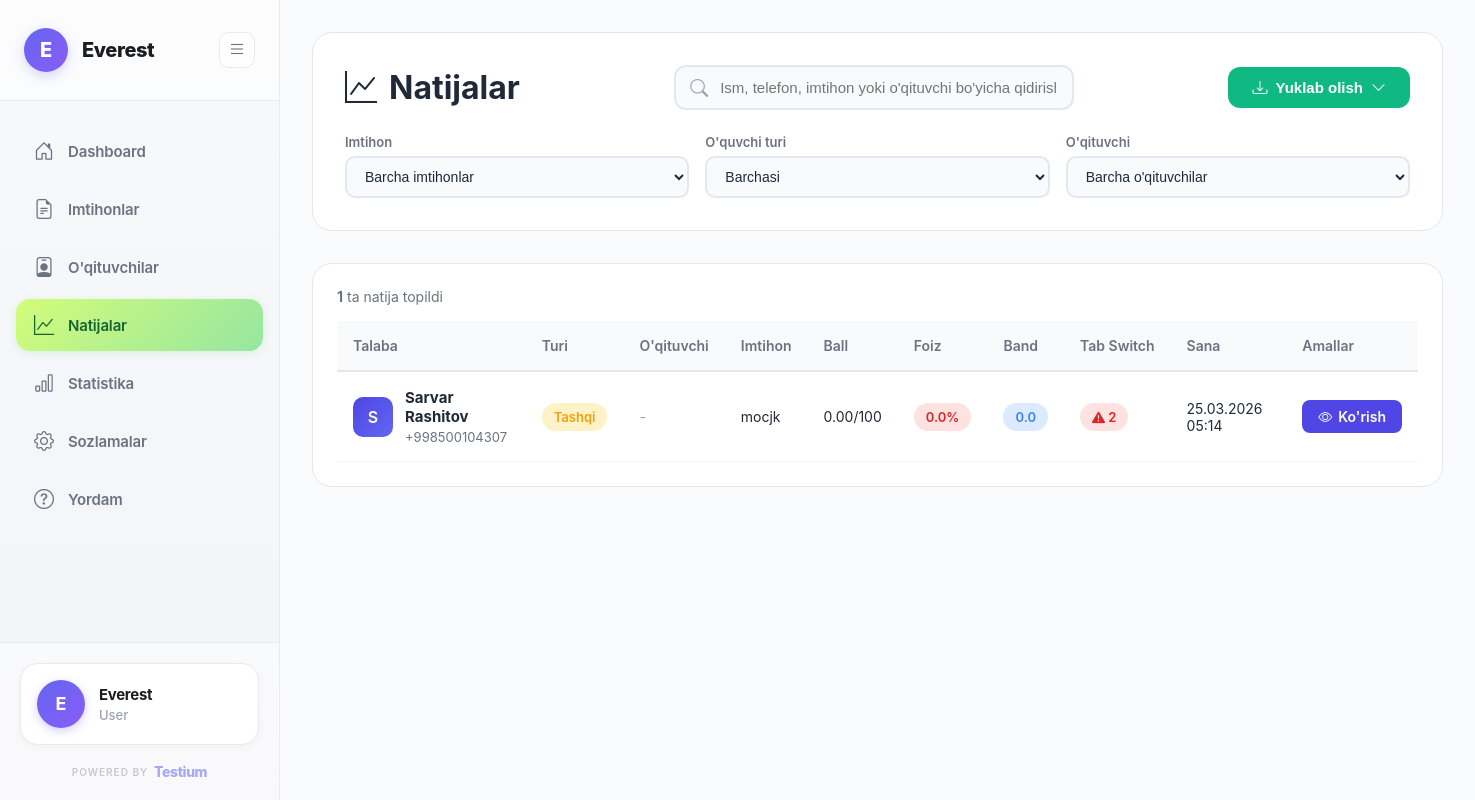
/results/ (signed in), run on an earlier commit of the app's database.
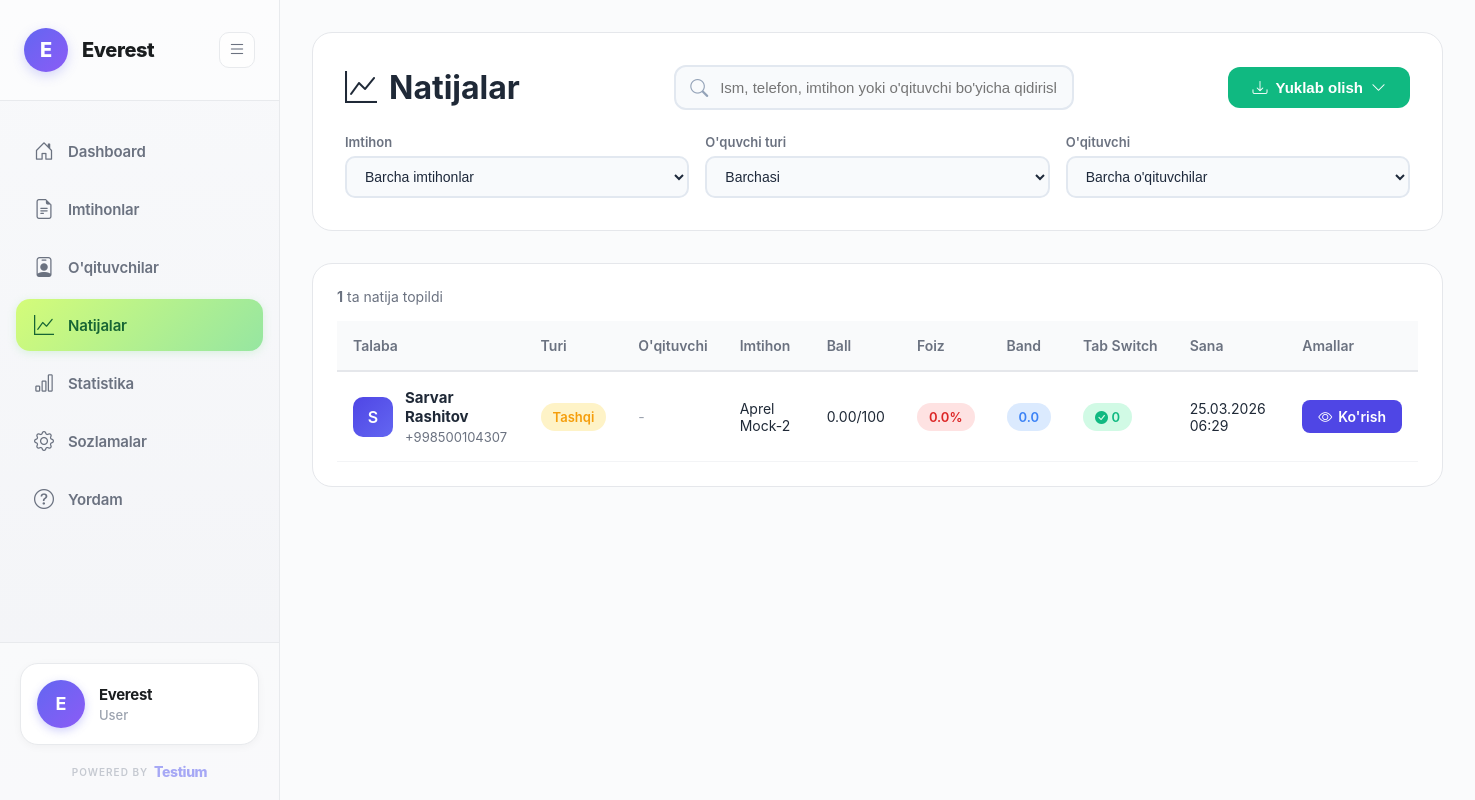
And on a later commit of the database.
### organizations/models.py (models this page shows, shortened)
class Organization(AbstractUser):
    full_name = models.CharField(max_length=255, default='User')
    organization_name = models.CharField(max_length=255)
    email = models.EmailField(unique=True)
    phone = models.CharField(max_length=20, unique=True)
    created_at = models.DateTimeField(auto_now_add=True)
    updated_at = models.DateTimeField(auto_now=True)
    USERNAME_FIELD = 'email'
    REQUIRED_FIELDS = ['username', 'full_name', 'organization_name']
    class Meta:
        db_table = 'organizations'
        verbose_name = 'Organization'
        verbose_name_plural = 'Organizations'

### results/models.py (models this page shows, shortened)
class Result(models.Model):
    student = models.ForeignKey(Student, on_delete=models.CASCADE, related_name='results')
    exam = models.ForeignKey(Exam, on_delete=models.CASCADE, related_name='results')
    exam_link = models.ForeignKey(ExamLink, on_delete=models.SET_NULL, null=True, related_name='results')
    score = models.DecimalField(max_digits=5, decimal_places=2)
    total_points = models.IntegerField()
    percentage = models.DecimalField(max_digits=5, decimal_places=2)
    answers = models.JSONField(default=dict, help_text='JSON format: {"question_id": "answer"}')
    time_taken = models.IntegerField(help_text='Time taken in seconds', null=True, blank=True)
    started_at = models.DateTimeField()
    completed_at = models.DateTimeField(auto_now_add=True)
    tab_switches = models.IntegerField(default=0, help_text='Number of times student switched tabs')
    class Meta:
        db_table = 'results'
        ordering = ['-completed_at']
        indexes = [
            models.Index(fields=['exam', '-completed_at']),
            models.Index(fields=['student', '-completed_at']),
        ]
    @property
    def band_score(self):
        if self.percentage >= 90:
            return 9.0
        elif self.percentage >= 80:
            return 8.0
        elif self.percentage >= 70:
            return 7.0
        elif self.percentage >= 60:
            return 6.0
        elif self.percentage >= 50:
            return 5.0
        elif self.percentage >= 40:
            return 4.0
        elif self.percentage >= 30:
            return 3.0
        elif self.percentage >= 20:
            return 2.0
        elif self.percentage >= 10:
            return 1.0
        return 0.0

### students/models.py (models this page shows, shortened)
class Student(models.Model):
    STUDENT_TYPE_CHOICES = [
        ('institution', 'Muassasa o\'quvchisi'),
        ('external', 'Tashqi o\'quvchi'),
    ]
    first_name = models.CharField(max_length=100)
    last_name = models.CharField(max_length=100)
    phone = models.CharField(max_length=20)
    telegram_username = models.CharField(max_length=100, blank=True)
    email = models.EmailField(blank=True)
    student_type = models.CharField(max_length=20, choices=STUDENT_TYPE_CHOICES, default='external')
    teacher = models.ForeignKey('organizations.Teacher', on_delete=models.SET_NULL, null=True, blank=True, related_name='students', verbose_name="O'qituvchi")
    created_at = models.DateTimeField(auto_now_add=True)
    class Meta:
        db_table = 'students'
        ordering = ['-created_at']
    @property
    def full_name(self):
        return f"{self.first_name} {self.last_name}"

### exams/models.py (models this page shows, shortened)
class Exam(models.Model):
    organization = models.ForeignKey(settings.AUTH_USER_MODEL, on_delete=models.CASCADE, related_name='exams')
    title = models.CharField(max_length=255)
    description = models.TextField(blank=True)
    duration = models.IntegerField(help_text='Duration in minutes')
    is_active = models.BooleanField(default=True)
    created_at = models.DateTimeField(auto_now_add=True)
    updated_at = models.DateTimeField(auto_now=True)
    class Meta:
        db_table = 'exams'
        ordering = ['-created_at']

### results/views_mvt.py (the view, shortened to what this page needs)
@login_required
def results_list_view(request):
    from django.core.paginator import Paginator
    from django.db.models import Q
    results = Result.objects.filter(exam__organization=request.user).select_related('student', 'exam', 'student__teacher')
    search_query = request.GET.get('search', '').strip()
    exam_id = request.GET.get('exam_id')
    if exam_id:
        results = results.filter(exam_id=exam_id)
    student_type = request.GET.get('student_type')
    if student_type:
        results = results.filter(student__student_type=student_type)
    teacher_id = request.GET.get('teacher_id')
    if teacher_id:
        results = results.filter(student__teacher_id=teacher_id)
    results = results.order_by('-completed_at')
    paginator = Paginator(results, 10)  # 10 results per page
    page_number = request.GET.get('page', 1)
    page_obj = paginator.get_page(page_number)
    from exams.models import Exam
    from organizations.models import Teacher
    exams = Exam.objects.filter(organization=request.user)
    teachers = Teacher.objects.filter(organization=request.user, is_active=True)
    context = {
        'results': page_obj,
        'page_obj': page_obj,
        'exams': exams,
        'teachers': teachers,
        'selected_exam_id': exam_id,
        'selected_student_type': student_type,
        'selected_teacher_id': teacher_id,
        'search_query': search_query,
        'total_results': paginator.count
    }
    return render(request, 'results/results_list.html', context)

### templates/results/results_list.html (shortened to what this page needs)
{% extends 'base.html' %}
{% block content %}
<div class="page-container">
    <div class="page-header">
        <div class="header-top">
            <h1 class="page-title">
                <i class="bi bi-graph-up"></i>
                Natijalar
            </h1>
            <div class="search-box">
                <input type="text"
                       class="search-input"
                       placeholder="Ism, telefon, imtihon yoki o'qituvchi bo'yicha qidirish..."
                       value="{{ search_query }}"
                       id="searchInput"
                       oninput="debounceSearch()">
            </div>
            <div class="export-dropdown" id="exportDropdown">
                <button class="btn-export" onclick="toggleExportMenu(event)">
                    <i class="bi bi-download"></i>
                    Yuklab olish
                    <i class="bi bi-chevron-down"></i>
                </button>
            </div>
        </div>
        <form method="get" id="filterForm">
            <div class="filters-row">
                <div class="filter-group">
                    <label class="filter-label">Imtihon</label>
                    <select name="exam_id" class="filter-select" onchange="document.getElementById('filterForm').submit()">
                        <option value="">Barcha imtihonlar</option>
                    </select>
                </div>
                <div class="filter-group">
                    <label class="filter-label">O'quvchi turi</label>
                    <select name="student_type" class="filter-select" onchange="document.getElementById('filterForm').submit()">
                        <option value="">Barchasi</option>
                    </select>
                </div>
                <div class="filter-group">
                    <label class="filter-label">O'qituvchi</label>
                    <select name="teacher_id" class="filter-select" onchange="document.getElementById('filterForm').submit()">
                        <option value="">Barcha o'qituvchilar</option>
                    </select>
                </div>
            </div>
        </form>
    </div>
    <div class="results-card">
        {% if results %}
        <div class="results-count">
            <strong>{{ total_results }}</strong> ta natija topildi
        </div>
        <div class="table-container">
            <table class="results-table">
                <thead>
                    <tr>
                        <th>Talaba</th>
                        <th>Turi</th>
                        <th>O'qituvchi</th>
                        <th>Imtihon</th>
                        <th>Ball</th>
                        <th>Foiz</th>
                        <th>Band</th>
                        <th>Tab Switch</th>
                        <th>Sana</th>
                        <th>Amallar</th>
                    </tr>
                </thead>
                <tbody>
                    {% for result in results %}
                    <tr>
                        <td>
                            <div class="student-info">
                                <div class="student-avatar">
                                    {{ result.student.full_name|first|upper }}
                                </div>
                                <div class="student-details">
                                    <strong>{{ result.student.full_name }}</strong>
                                    <small>{{ result.student.phone }}</small>
                                </div>
                            </div>
                        </td>
                        <td>
                            <span class="score-badge {% if result.student.student_type == 'institution' %}score-excellent{% else %}score-good{% endif %}">
                                {% if result.student.student_type == 'institution' %}Muassasa{% else %}Tashqi{% endif %}
                            </span>
                        </td>
                        <td>
                            {% if result.student.teacher %}
                                {{ result.student.teacher.full_name }}
                            {% else %}
                                <span style="color: #9ca3af;">-</span>
                            {% endif %}
                        </td>
                        <td>{{ result.exam.title }}</td>
                        <td>{{ result.score }}/{{ result.total_points }}</td>
                        <td>
                            <span class="score-badge {% if result.percentage >= 70 %}score-excellent{% elif result.percentage >= 50 %}score-good{% else %}score-poor{% endif %}">
                                {{ result.percentage|floatformat:1 }}%
                            </span>
                        </td>
                        <td>
                            <span class="band-badge">{{ result.band_score }}</span>
                        </td>
                        <td>
                            {% if result.tab_switches > 0 %}
                                <span class="score-badge score-poor">
                                    <i class="bi bi-exclamation-triangle-fill"></i> {{ result.tab_switches }}
                                </span>
                            {% else %}
                                <span class="score-badge score-excellent">
                                    <i class="bi bi-check-circle-fill"></i> 0
                                </span>
                            {% endif %}
                        </td>
                        <td>{{ result.completed_at|date:"d.m.Y H:i" }}</td>
                        <td>
                            <a href="{% url 'result_detail' result.pk %}" class="btn-view">
                                <i class="bi bi-eye"></i>
                                Ko'rish
                            </a>
                        </td>
                    </tr>
                    {% endfor %}
                </tbody>
            </table>
        </div>
        {% endif %}
    </div>
</div>
{% endblock %}

### templates/base.html (shortened to what this page needs)
<!DOCTYPE html>
<html lang="uz">
<head>
    <link href="https://cdn.jsdelivr.net/npm/bootstrap-icons@1.10.0/font/bootstrap-icons.css" rel="stylesheet">
    {% load static %}
</head>
<body>
    {% if user.is_authenticated %}
    <div class="dashboard-layout">
        <aside class="sidebar" id="sidebar">
            <div class="sidebar-header">
                <a href="{% url 'dashboard' %}" class="logo">
                    {% if user.settings.logo %}
                    <div class="logo-icon" style="background: none; padding: 0;">
                        <img src="{{ user.settings.logo.url }}" alt="{{ user.organization_name }}" style="width: 40px; height: 40px; object-fit: cover; border-radius: 50%;">
                    </div>
                    {% else %}
                    <div class="logo-icon">
                        {{ user.organization_name|first|upper }}
                    </div>
                    {% endif %}
                    <span class="logo-text">{{ user.organization_name }}</span>
                </a>
                <button class="toggle-btn" id="toggleSidebar">
                    <i class="bi bi-list"></i>
                </button>
            </div>
            <nav class="sidebar-menu">
                <a href="{% url 'dashboard' %}" class="menu-item {% if request.resolver_match.url_name == 'dashboard' %}active{% endif %}">
                    <i class="bi bi-house-door"></i>
                    <span>Dashboard</span>
                </a>
                <a href="{% url 'exam_list' %}" class="menu-item {% if 'exam' in request.path and 'result' not in request.path %}active{% endif %}">
                    <i class="bi bi-file-earmark-text"></i>
                    <span>Imtihonlar</span>
                </a>
                <a href="{% url 'teacher_list' %}" class="menu-item {% if 'teacher' in request.path %}active{% endif %}">
                    <i class="bi bi-person-badge"></i>
                    <span>O'qituvchilar</span>
                </a>
                <a href="{% url 'results_list' %}" class="menu-item {% if request.resolver_match.url_name == 'results_list' or request.resolver_match.url_name == 'result_detail' %}active{% endif %}">
                    <i class="bi bi-graph-up"></i>
                    <span>Natijalar</span>
                </a>
                <a href="{% url 'analytics' %}" class="menu-item {% if request.resolver_match.url_name == 'analytics' %}active{% endif %}">
                    <i class="bi bi-bar-chart"></i>
                    <span>Statistika</span>
                </a>
                <a href="{% url 'settings' %}" class="menu-item {% if 'settings' in request.path %}active{% endif %}">
                    <i class="bi bi-gear"></i>
                    <span>Sozlamalar</span>
                </a>
                <a href="{% url 'support' %}" class="menu-item {% if 'support' in request.path %}active{% endif %}">
                    <i class="bi bi-question-circle"></i>
                    <span>Yordam</span>
                </a>
            </nav>
            <div class="sidebar-footer">
                <a href="#" onclick="confirmLogout(event)" class="user-profile">
                    <div class="user-avatar">
                        {{ user.organization_name|first|upper }}
                    </div>
                    <div class="user-info">
                        <div class="user-name">{{ user.organization_name }}</div>
                        <div class="user-role">{{ user.full_name }}</div>
                    </div>
                </a>
                <div class="powered-by">
                    <a href="https://testium.uz" target="_blank" class="powered-link">
                        <span class="powered-label">POWERED BY</span>
                        <span class="powered-brand">Testium</span>
                    </a>
                </div>
            </div>
        </aside>
        <main class="main-content">
            {% block content %}{% endblock %}
        </main>
    </div>
    {% endif %}
</body>
</html>

What changed in the data, as far as the page shows it:
removed Result: student.full_name|first "S", student.full_name "Sarvar Rashitov", student.phone "+998500104307", shows "Tashqi", exam "mocjk", score "0.00", total_points "100", percentage "0.0", band_score "0.0", tab_switches "2", completed_at "25.03.2026 05:14"
added Result: student.full_name|first "S", student.full_name "Sarvar Rashitov", student.phone "+998500104307", shows "Tashqi", exam "Aprel Mock-2", score "0.00", total_points "100", percentage "0.0", band_score "0.0", tab_switches 0 (drawn), completed_at "25.03.2026 06:29"
